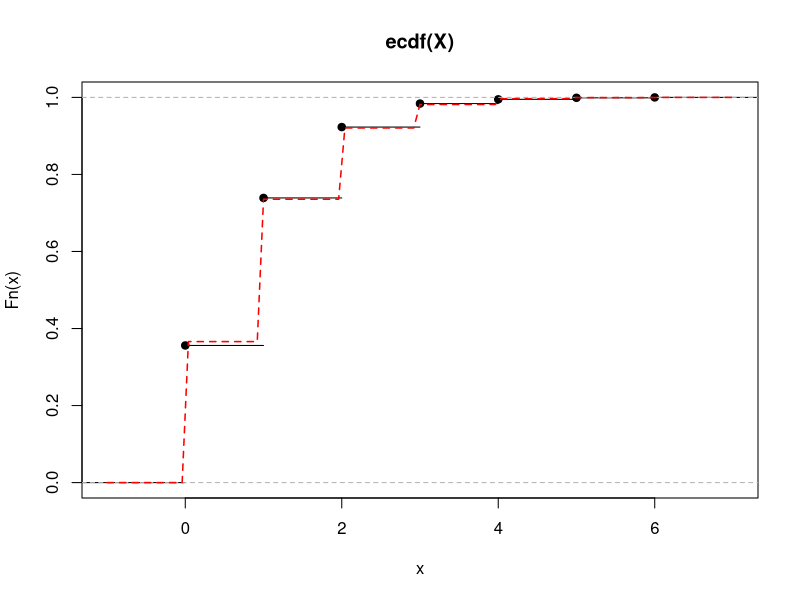

Write R code to recreate this figure.
## ---- chunk 1
#X é semelhante a uma Bernoulli(2/3), que ao invés de assumir valores 0 ou 1, assume 1 ou 2.
#ou seja, podemos fazer o seguinte:
p <- 2/3

rBern<- function(n,p){
  U <- runif(n)
  return(as.numeric(U<=p))
}
#A), B) e C)
for(n in c(100,1E3,1E4)){
  #gera a bernoulli e soma 1
  X <- rBern(n,p) + 1
  #estimativa da proporção de x=1
  print(paste("Proporção de x=1 para n =", n))
  print(mean(X==1))
}
## ---- chunk 2
# 1- Funcao geradora de Geometricas
rGeom <- function(n,p){
  U <- runif(n)
  G <- log(U) %/% log(1-p) + 1
  return(G)
}
# 2- Funcao geradora de X
rMist <- function(n){
  U <- runif(n)
  X<- numeric(n)
  caso1 <- U <= 0.5
  #
  X[caso1] <- rGeom( sum(caso1), 1/2 )
  #
  X[!caso1] <- rGeom( sum(!caso1), 1/3 )
  #
  return(X)
}

X <- rMist(1E3)

#MONTANDO UMA TABELA PARA COMPARAR AS PROPORCOES GERADAS COM AS PROPORCOES TEORICAS
tab.empirica <- table(X)/1E3
valores <- sort(unique(X))
tab.teorica <- dgeom(valores-1,1/2)*0.5 + dgeom(valores-1,1/3)*0.5

rbind("Prop. Amostral"= tab.empirica,"Prop. Teorica"= tab.teorica)
## ---- chunk 3
#podemos usar a soma de bernoullis para simular X
jogo <- function(){
  return(sum(rBern(100,0.01))) #usa a funcao geradora da questao 1
}

X<- replicate(1E3, jogo())

mean(X)
var(X)

plot(ecdf(X))
curve(pbinom(x,100,0.01),add=T,col="red",lwd=1.5,lty=2)
## ---- chunk 4

## ---- chunk 5
#metodo da composicao
probs<- c(0.06,0.06,0.06,0.06,0.06,0.15,0.13,0.14,0.15,0.13)

geraComp <- function(n,probs){
  intervalos <- cumsum(c(0,probs))
  U<- runif(n)
  X<- numeric(n)
  for(i in seq_along(probs)){
    caso <- U <= intervalos[i+1] & U> intervalos[i]
    X[caso] <- i
  }
  return(X)
}
X<- geraComp(1E3,probs)
rbind(p.Gerados=table(X)/1E3,p.Teoricos= probs)
## ---- chunk 6
## Algoritmo do método da taxa de risco discreta
risco <- function(p){
  X <- 1
  U <- runif(1)
  lam <- p[1]
  acum <- cumsum(p)
  while(U >= lam & X< length(p)){
    X <- X + 1
    lam <- p[X]/(1-acum[X-1])
    U <- runif(1)
  }
  return(X)
}

## B)
#usaremos de exemplo a distribuicao do exercicio anterior
X<-replicate(1E3,risco(probs))
rbind(p.Gerados=table(X)/1E3,p.Teoricos= probs)

## ---- chunk 7
#exemplo X~Geom(1/3)
X<-replicate(1E3,risco( dgeom(0:9,prob=1/3) ))
rbind(p.Gerados=table(X)/1E3,p.Teoricos= dgeom(0:9,prob=1/3))
